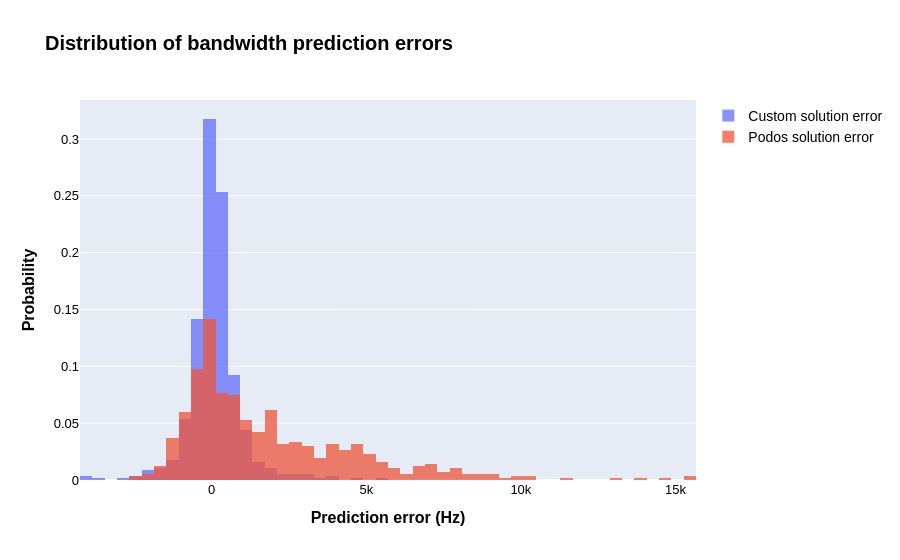

The cell this chart's notebook holds for it:
### Code cell
all_vals = pd.concat([df_inter["error_bandwidth_custom"], 
                      df_inter["error_bandwidth_podos"]]).dropna()
bin_min  = all_vals.min()
bin_max  = all_vals.max()
bin_size = (bin_max - bin_min) / 50  # 50 bins, ajuste à ta convenance

bins = dict(start=bin_min, end=bin_max, size=bin_size)

fig = go.Figure()
fig.add_trace(go.Histogram(
    x=df_inter["error_bandwidth_custom"],
    name="Custom solution error",
    xbins=bins,
    histnorm="probability"
))
fig.add_trace(go.Histogram(
    x=df_inter["error_bandwidth_podos"],
    name="Podos solution error",
    xbins=bins,
    histnorm="probability"
))
fig.update_layout(barmode="overlay", title="Distribution of bandwidth prediction errors",
                  title_font=dict(size=20, weight="bold"),
                  font=dict(size=16, family="Helvetica", color="black"),
                  legend=dict(font=dict(size=14)))

fig.update_traces(opacity=0.75)
fig.update_xaxes(title_text="Prediction error (Hz)",
                 title_font=dict(size=16, weight="bold"),
                 tickfont=dict(size=13))
fig.update_yaxes(title_text="Probability",
                 title_font=dict(size=16, weight="bold"),
                 tickfont=dict(size=13))
fig.show()

### Figure 1 — Plotly figure (JSON) as saved in the notebook; plotly's stock layout.template omitted (floating-point values rounded to 4 significant figures; data arrays with more than 128 entries replaced by an {"elided": "..."} marker saying what was removed)
{"data": [{"histnorm": "probability", "name": "Custom solution error", "opacity": 0.75, "type": "histogram", "x": {"elided": "729 float values"}, "xbins": {"end": 15660.0, "size": 398.5, "start": -4259.0}}, {"histnorm": "probability", "name": "Podos solution error", "opacity": 0.75, "type": "histogram", "x": {"elided": "729 float values"}, "xbins": {"end": 15660.0, "size": 398.5, "start": -4259.0}}], "layout": {"barmode": "overlay", "font": {"color": "black", "family": "Helvetica", "size": 16}, "legend": {"font": {"size": 14}}, "title": {"font": {"size": 20, "weight": "bold"}, "text": "Distribution of bandwidth prediction errors"}, "xaxis": {"tickfont": {"size": 13}, "title": {"font": {"size": 16, "weight": "bold"}, "text": "Prediction error (Hz)"}}, "yaxis": {"tickfont": {"size": 13}, "title": {"font": {"size": 16, "weight": "bold"}, "text": "Probability"}}}}
